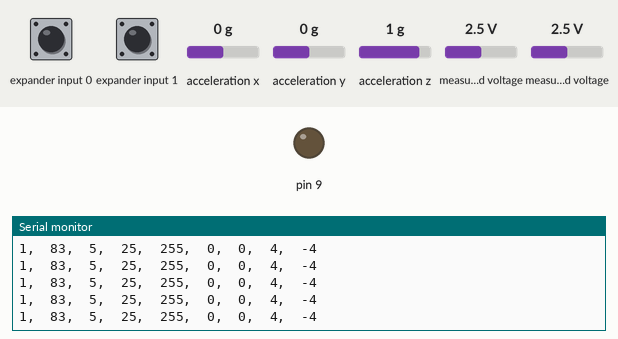
Recording of a sketch running on a simulated Arduino Uno, built with avr-gcc and run on an emulated ATmega328P. Shown: output pins drawn as LEDs (lit = HIGH), the last lines printed to the serial monitor. Wiring (inferred from the names in the program): Wii Nunchuk at I2C address 0x52. Inputs (shaded band) come from the test bench; at power-on: acceleration x 0 g, measured voltage 2.5 V, acceleration z 1 g, acceleration y 0 g, expander input 0 HIGH, expander input 1 HIGH.

Above: at 1.2 s.
1.3 s: acceleration x set to 0.8 g
At 2.2 s:
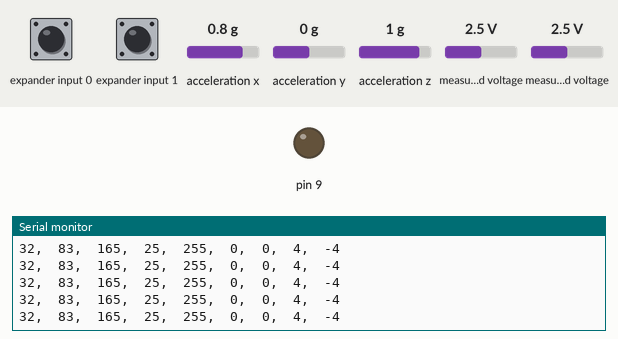
4.3 s: measured voltage (sensor 200) set to 1.2 V
At 4.9 s:
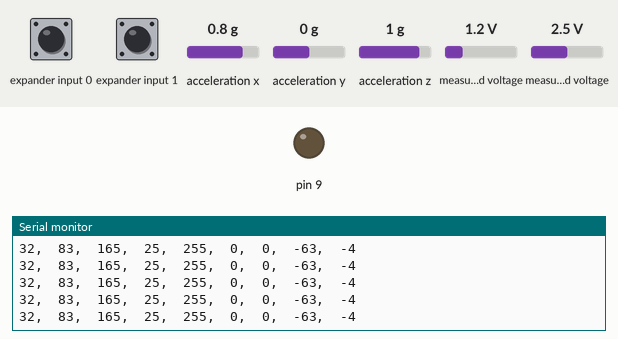
7.3 s: acceleration z set to 0 g
At 7.9 s:
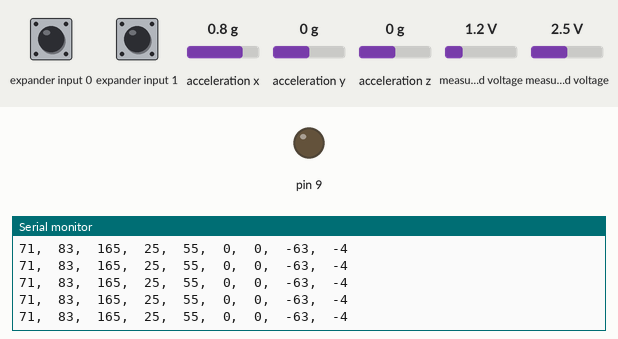
10.3 s: measured voltage (sensor 201) set to 0.1 V
At 11.3 s:
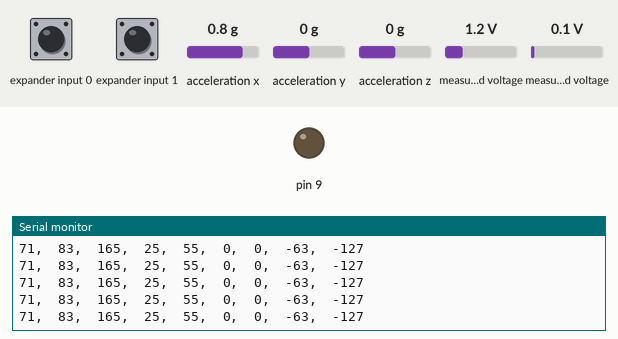
13.3 s: acceleration y set to -0.8 g
At 13.48 s:
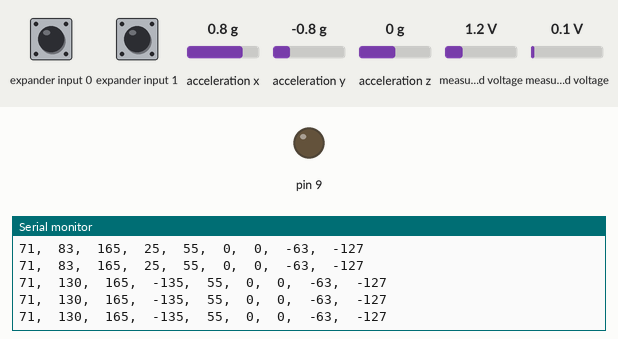
16.3 s: measured voltage (sensor 200) set to 0.1 V
At 16.38 s:
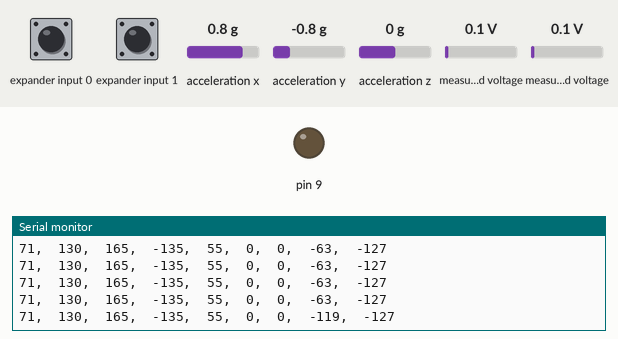
Timing chart, 0 to 19.3 s (numbered marks = the images above; inputs shaded):
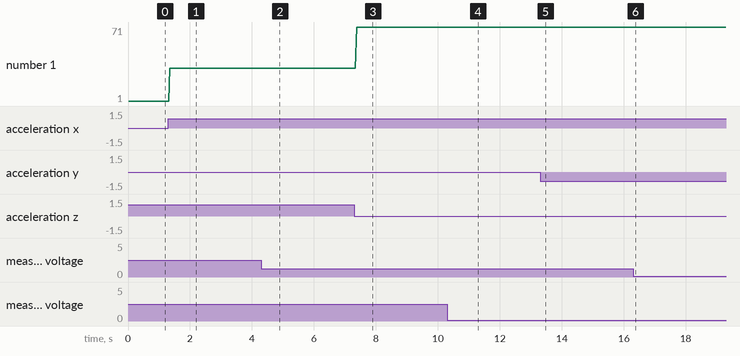

The sketch:

Nunchuck.ino
```cpp
#include <Wire.h>
#include "WiiChuck.h"

WiiChuck chuck = WiiChuck();

void setup() {
  Serial.begin(9600);
  chuck.begin();
  pinMode(9, OUTPUT);
}

void loop() {
  delay(20);
  chuck.update();
  Serial.print(chuck.readRoll());
  Serial.print(",\t");
  Serial.print(chuck.readPitch());
  Serial.print(",\t");
  Serial.print((int)chuck.readAccelX());
  Serial.print(",\t");
  Serial.print((int)chuck.readAccelY());
  Serial.print(",\t");
  Serial.print((int)chuck.readAccelZ());
  Serial.print(",\t");
  Serial.print((int)chuck.zPressed());
  Serial.print(",\t");
  Serial.print((int)chuck.cPressed());
  Serial.print(",\t");
  Serial.print((int)chuck.readJoyX());
  Serial.print(",\t");
  Serial.print((int)chuck.readJoyY());
  Serial.println();

}
```

WiiChuck.h
```cpp
/*
 * Nunchuck -- Use a Wii Nunchuck
 * Tim Hirzel http://www.growdown.com
 *
 notes on Wii Nunchuck Behavior.
 This library provides an improved derivation of rotation angles from the nunchuck accelerometer data.
 The biggest different over existing libraries (that I know of ) is the full 360 degrees of Roll data
 from teh combination of the x and z axis accelerometer data using the math library atan2.

 It is accurate with 360 degrees of roll (rotation around axis coming out of the c button, the front of the wii),
 and about 180 degrees of pitch (rotation about the axis coming out of the side of the wii).  (read more below)

 In terms of mapping the wii position to angles, its important to note that while the Nunchuck
 sense Pitch, and Roll, it does not sense Yaw, or the compass direction.  This creates an important
 disparity where the nunchuck only works within one hemisphere.  At a result, when the pitch values are
 less than about 10, and greater than about 170, the Roll data gets very unstable.  essentially, the roll
 data flips over 180 degrees very quickly.   To understand this property better, rotate the wii around the
 axis of the joystick.  You see the sensor data stays constant (with noise).  Because of this, it cant know
 the difference between arriving upside via 180 degree Roll, or 180 degree pitch.  It just assumes its always
 180 roll.


 *
 * This file is an adaptation of the code by these authors:
 * Tod E. Kurt, http://todbot.com/blog/
 *
 * The Wii Nunchuck reading code is taken from Windmeadow Labs
 * http://www.windmeadow.com/node/42
 *
 * Conversion to Arduino 1.0 by Danjovic
 * http://hotbit.blogspot.com
 *
 */

#ifndef WiiChuck_h
#define WiiChuck_h


#include "Arduino.h"
#include <Wire.h>
#include <math.h>


// these may need to be adjusted for each nunchuck for calibration
#define ZEROX 510
#define ZEROY 490
#define ZEROZ 460
#define RADIUS 210  // probably pretty universal

#define DEFAULT_ZERO_JOY_X 124
#define DEFAULT_ZERO_JOY_Y 132


class WiiChuck {
    private:
        uint8_t cnt;
        uint8_t status[6];		// array to store wiichuck output
        uint8_t averageCounter;
        //int accelArray[3][AVERAGE_N];  // X,Y,Z
        int i;
        int total;
        uint8_t zeroJoyX;   // these are about where mine are
        uint8_t zeroJoyY; // use calibrateJoy when the stick is at zero to correct
        int lastJoyX;
        int lastJoyY;
        int angles[3];

        bool lastZ, lastC;


    public:

        uint8_t joyX;
        uint8_t joyY;
        bool buttonZ;
        bool buttonC;
        void begin()
        {
            Wire.begin();
            cnt = 0;
            averageCounter = 0;
            // instead of the common 0x40 -> 0x00 initialization, we
            // use 0xF0 -> 0x55 followed by 0xFB -> 0x00.
            // this lets us use 3rd party nunchucks (like cheap $4 ebay ones)
            // while still letting us use official oness.
            // only side effect is that we no longer need to decode bytes in _nunchuk_decode_byte
            // see http://www.arduino.cc/cgi-bin/yabb2/YaBB.pl?num=1264805255
            //
            Wire.beginTransmission(0x52);	// device address
            Wire.write(0xF0);
            Wire.write(0x55);
            Wire.endTransmission();
            delay(1);
            Wire.beginTransmission(0x52);
            Wire.write(0xFB);
            Wire.write((uint8_t)0x00);

            Wire.endTransmission();
            update();
            for (i = 0; i<3;i++) {
                angles[i] = 0;
            }
            zeroJoyX = DEFAULT_ZERO_JOY_X;
            zeroJoyY = DEFAULT_ZERO_JOY_Y;
        }


        void calibrateJoy() {
            zeroJoyX = joyX;
            zeroJoyY = joyY;
        }

        void update() {

            Wire.requestFrom (0x52, 6);	// request data from nunchuck
            while (Wire.available ()) {
                // receive byte as an integer
                status[cnt] = _nunchuk_decode_byte (Wire.read()); //
                cnt++;
            }
            if (cnt > 5) {
                lastZ = buttonZ;
                lastC = buttonC;
                lastJoyX = readJoyX();
                lastJoyY = readJoyY();
                //averageCounter ++;
                //if (averageCounter >= AVERAGE_N)
                //    averageCounter = 0;

                cnt = 0;
                joyX = (status[0]);
                joyY = (status[1]);
                for (i = 0; i < 3; i++)
                    //accelArray[i][averageCounter] = ((int)status[i+2] << 2) + ((status[5] & (B00000011 << ((i+1)*2) ) >> ((i+1)*2)));
                    angles[i] = (status[i+2] << 2) + ((status[5] & (B00000011 << ((i+1)*2) ) >> ((i+1)*2)));

                //accelYArray[averageCounter] = ((int)status[3] << 2) + ((status[5] & B00110000) >> 4);
                //accelZArray[averageCounter] = ((int)status[4] << 2) + ((status[5] & B11000000) >> 6);

                buttonZ = !( status[5] & B00000001);
                buttonC = !((status[5] & B00000010) >> 1);
                _send_zero(); // send the request for next bytes

            }
        }


    // UNCOMMENT FOR DEBUGGING
    //byte * getStatus() {
    //    return status;
    //}

    float readAccelX() {
       // total = 0; // accelArray[xyz][averageCounter] * FAST_WEIGHT;
        return (float)angles[0] - ZEROX;
    }
    float readAccelY() {
        // total = 0; // accelArray[xyz][averageCounter] * FAST_WEIGHT;
        return (float)angles[1] - ZEROY;
    }
    float readAccelZ() {
        // total = 0; // accelArray[xyz][averageCounter] * FAST_WEIGHT;
        return (float)angles[2] - ZEROZ;
    }

    bool zPressed() {
        return (buttonZ && ! lastZ);
    }
    bool cPressed() {
        return (buttonC && ! lastC);
    }

    bool zActive() {
        return (buttonZ);
    }
    bool cActive() {
        return (buttonC);
    }

    // for using the joystick like a directional button
    bool rightJoy(int thresh=60) {
        return (readJoyX() > thresh and lastJoyX <= thresh);
    }

    // for using the joystick like a directional button
    bool leftJoy(int thresh=60) {
        return (readJoyX() < -thresh and lastJoyX >= -thresh);
    }


    int readJoyX() {
        return (int) joyX - zeroJoyX;
    }

    int readJoyY() {
        return (int)joyY - zeroJoyY;
    }


    // R, the radius, generally hovers around 210 (at least it does with mine)
   // int R() {
   //     return sqrt(readAccelX() * readAccelX() +readAccelY() * readAccelY() + readAccelZ() * readAccelZ());
   // }


    // returns roll degrees
    int readRoll() {
        return (int)(atan2(readAccelX(),readAccelZ())/ M_PI * 180.0);
    }

    // returns pitch in degrees
    int readPitch() {
        return (int) (acos(readAccelY()/RADIUS)/ M_PI * 180.0);  // optionally swap 'RADIUS' for 'R()'
    }

    private:
        uint8_t _nunchuk_decode_byte (uint8_t x)
        {
            //decode is only necessary with certain initializations
            //x = (x ^ 0x17) + 0x17;
            return x;
        }

        void _send_zero()
        {
            Wire.beginTransmission (0x52);	// transmit to device 0x52
            Wire.write ((uint8_t)0x00);		// sends one byte
            Wire.endTransmission ();	// stop transmitting
        }

};


#endif
```

Measured:
- after the input at 1.3 s, the serial monitor: prints a new line after 0.06 s (image 1)
- after the input at 4.3 s, the serial monitor: prints a new line after 0.08 s (image 2)
- after the input at 7.3 s, the serial monitor: prints a new line after 0.08 s (image 3)
- after the input at 10.3 s, the serial monitor: prints a new line after 0.07 s (image 4)
- after the input at 13.3 s, the serial monitor: prints a new line after 0.08 s (image 5)
- after the input at 16.3 s, the serial monitor: prints a new line after 0.06 s (image 6)
- plotted number 1: 1 → 32 after the input at 1.3 s, 32 → 71 after the input at 7.3 s
